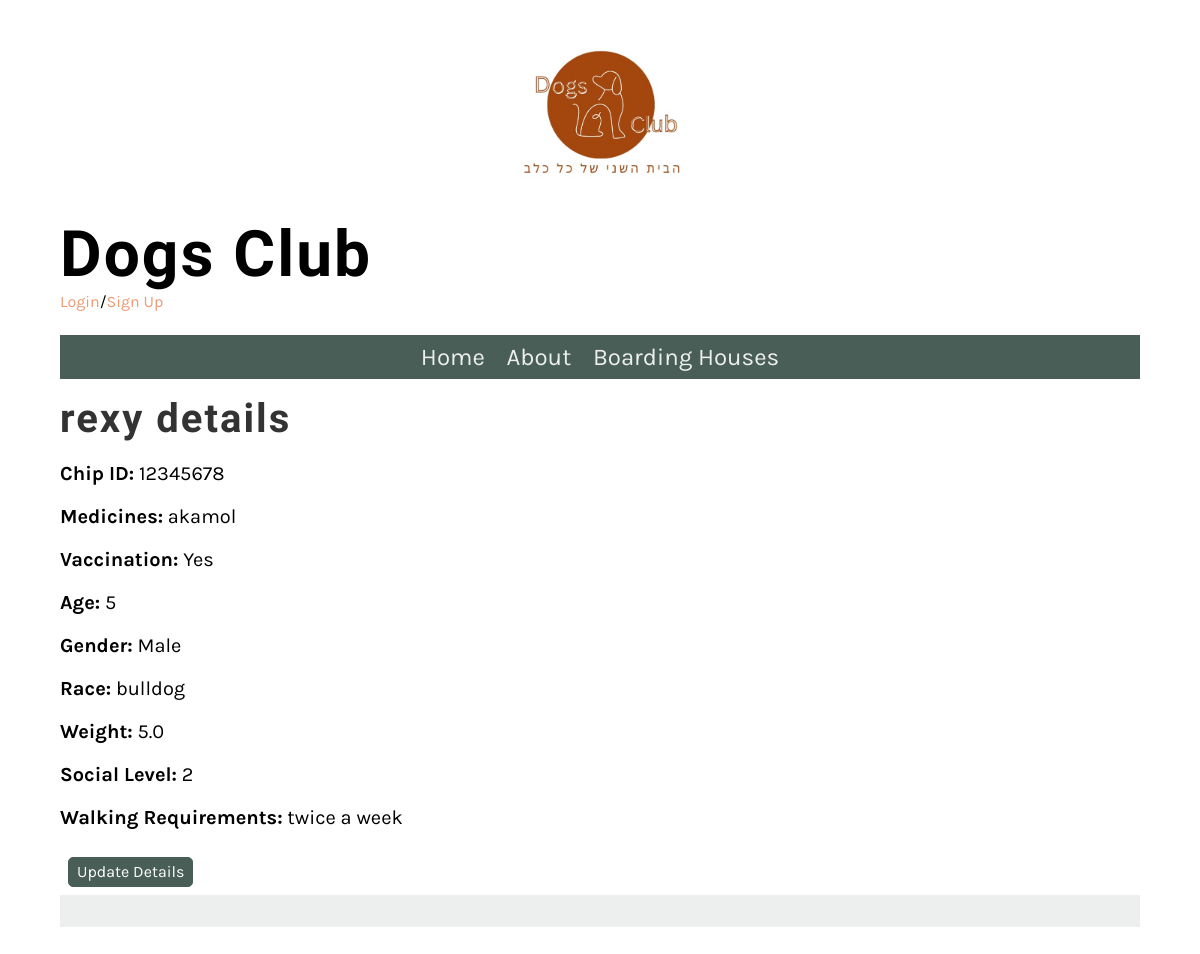
Page /Website/dogs/12345678/ on the earlier database version.
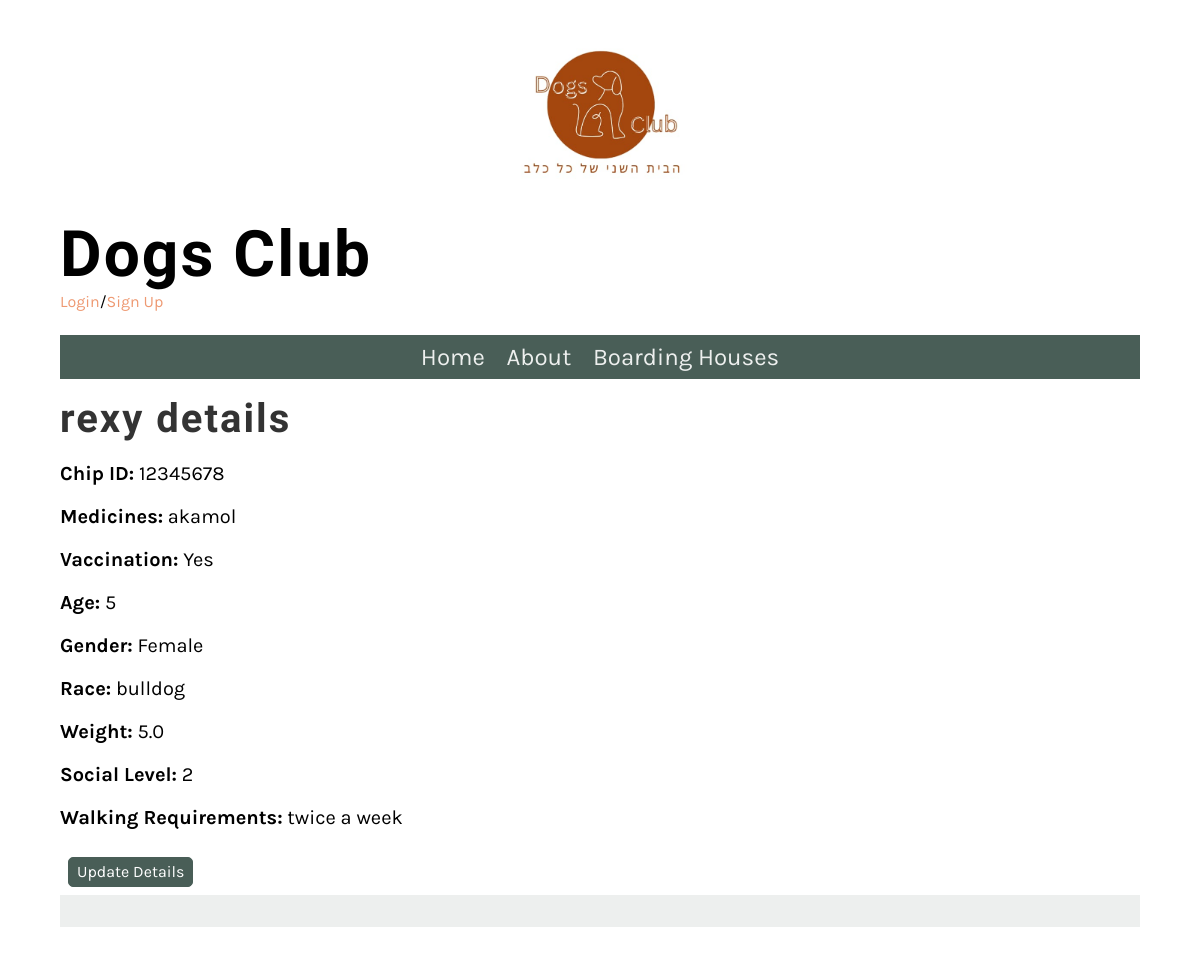
Same page on the later database version.
### Website/models.py (models this page shows, shortened)
class Dog(models.Model):
    chip_id = models.CharField(primary_key=True, max_length=50, unique=True, verbose_name="CHIPID")
    name = models.CharField(max_length=20, verbose_name="Dog's name")
    owner = models.ForeignKey(User, on_delete=models.CASCADE, verbose_name="Owner")
    medicines = models.CharField(max_length=80, verbose_name="Dog's medicines")
    VACCINATION_CHOICES = [
        ('yes', 'Yes'),
        ('no', 'No')
    ]
    vaccination = models.CharField(max_length=3, choices=VACCINATION_CHOICES, verbose_name="Vaccination", help_text="User type selection (yes/no)")
    age = models.IntegerField(verbose_name="Dog's age")
    GENDER_CHOICES = [
        ('male', 'Male'),
        ('female', 'Female')
    ]
    gender = models.CharField(max_length=8, choices=GENDER_CHOICES, verbose_name="Gender", help_text="User type selection (male/female)")
    race = models.CharField(max_length=20, verbose_name="Dog's race")
    weight = models.FloatField(verbose_name="Dog's weight")
    social_level = models.CharField(max_length=100, verbose_name="Dog's social level")
    walking_requirements = models.CharField(max_length=100, verbose_name="Dog's walking requirements")

### Website/views.py (the view, shortened to what this page needs)
# urls.py: path('dogs/<str:chip_id>/', DogDetailView.as_view(), name='dog_detail'),
class DogDetailView(View):
    def get(self, request, chip_id, *args, **kwargs):
        dog = get_object_or_404(Dog, chip_id=chip_id)
        return render(request, 'dog_detail.html', {'dog': dog})

### Website/templates/dog_detail.html (shortened to what this page needs)
{% extends 'base.html' %}
{% block content %}
<!DOCTYPE html>
<html lang="en">
<head>
</head>
<body>
    <h2>{{ dog.name }} details</h2>
    <p><strong>Chip ID:</strong> {{ dog.chip_id }}</p>
    <p><strong>Medicines:</strong> {{ dog.medicines }}</p>
    <p><strong>Vaccination:</strong> {{ dog.get_vaccination_display }}</p>
    <p><strong>Age:</strong> {{ dog.age }}</p>
    <p><strong>Gender:</strong> {{ dog.get_gender_display }}</p>
    <p><strong>Race:</strong> {{ dog.race }}</p>
    <p><strong>Weight:</strong> {{ dog.weight }}</p>
    <p><strong>Social Level:</strong> {{ dog.social_level }}</p>
    <p><strong>Walking Requirements:</strong> {{ dog.walking_requirements }}</p>
</body>
<a href="{% url 'update_dog' dog.chip_id %}" class="small_button"></ahref>Update Details</a>
</html>
{% endblock %}

Differences in the rows shown:
changed Dog "rexy": gender "Male" → "Female"
